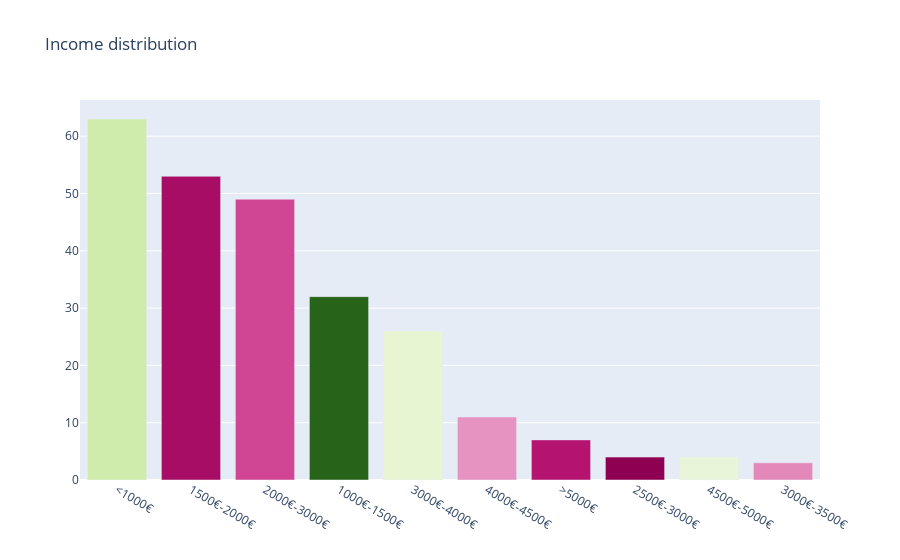

Notebook source saved alongside this figure:
### Code cell
cnt_srs = dataset['What is your approximate average net income per month?'].value_counts()

trace = go.Bar(
    x=cnt_srs.index,
    y=cnt_srs.values,
    marker=dict(
        #color = np.random.randn(500), #set color equal to a variable
        color = np.random.randn(10),
        showscale=False
    ),
)

layout = go.Layout(
    title='Income distribution'
)

data = [trace]
fig = go.Figure(data=data, layout=layout)
py.iplot(fig, filename="Age")

### Figure 1 — Plotly figure (JSON) as saved in the notebook; plotly's stock layout.template omitted (floating-point values rounded to 4 significant figures)
{"data": [{"marker": {"color": [0.6138, -0.8316, -0.5908, 1.463, 0.4903, -0.3567, -0.7778, -0.9447, 0.4509, -0.395], "showscale": false}, "type": "bar", "x": ["<1000€", "1500€-2000€", "2000€-3000€", "1000€-1500€", "3000€-4000€", "4000€-4500€", ">5000€", "2500€-3000€", "4500€-5000€", "3000€-3500€"], "y": [63, 53, 49, 32, 26, 11, 7, 4, 4, 3]}], "layout": {"title": {"text": "Income distribution"}}}
